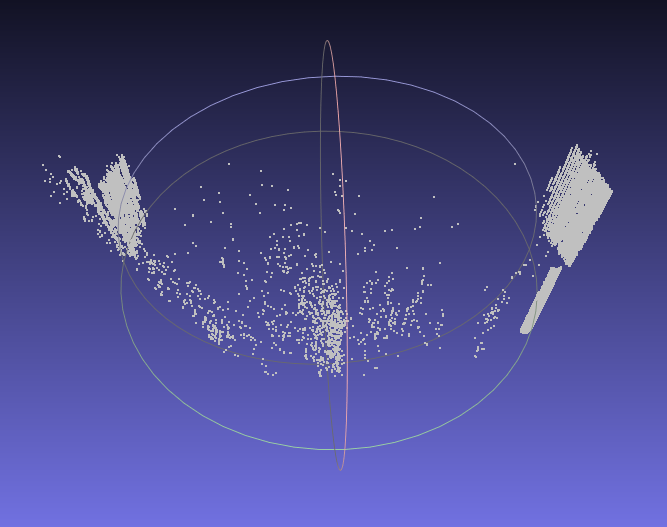
#> input picture 3D-EMR/applibs/3d_map.png, 667 x 527 px, given in place of the camera
$ python scan.py   (Python 2 division)
#> lines starting #> are read from the running program, lines starting #| are printed output that depends on the picture; after the words box and inside, x2 and y2 are one past the last pixel; in counts of white or black regions, pixels touching at a corner belong together
"""
# Captures a picture and calculates the brightests pixel on each y-axis
# pixel row. Returns the result of the calculation to the user.
"""
import numpy as np
import cv2.cv as cv
import cv2
from time import sleep
from math import tan, fabs, asin
import json

THRESHOLD_MIN_PWR = 25

# [16 lines left out: function calcDistanceByPos, not called in this run]

def findLaserCenterByRow(imgRow=None):
    if max(imgRow) < THRESHOLD_MIN_PWR or imgRow == None: return -1
    else: return np.argmax(imgRow)

def take_picture2():
    import Adafruit_BBIO.GPIO as GPIO

    LASER_PIN = "P8_10"

    GPIO.setup(LASER_PIN, GPIO.OUT)
#> (this line was passed over: Adafruit_BBIO is not available in this run)
    GPIO.output(LASER_PIN, GPIO.HIGH)
#> (this line was passed over: Adafruit_BBIO is not available in this run)

    cap = cv2.VideoCapture(-1)
    ret, frame = cap.read()
#> frame is the input picture: shape (527, 667, 3); mean B, G, R 133, 70.9, 70.9

    for i in range(30):
        ret, frame = cap.read()
        #grayFrame = cv2.cvtColor(frame, cv2.COLOR_BGR2GRAY)

        """img = cv.CreateImageHeader((frame.shape[1], frame.shape[0]), cv.IPL_DEPTH_8U, 3)
        cv.SetData(img, frame.tostring(), frame.dtype.itemsize * 3 * frame.shape[1])

        imgGray = cv.CreateImage((img.width, img.height), cv.IPL_DEPTH_8U, 1)
        cv.CvtColor(img, imgGray, cv.CV_RGB2GRAY)

        #cv2.imwrite('Pictures/img-Gray-%s.jpg' % i, grayFrame)
        cv.SaveImage('Pictures/img-Image-%s.jpg' % i, imgGray)"""

        # Convert BGR to HSV
        hsv = cv2.cvtColor(frame, cv2.COLOR_BGR2HSV)

        # define range of red color in HSV
        lower_red = np.array([140,50,50])
        upper_red = np.array([180,255,255])

        # Threshold the HSV image to get only blue colors
        mask = cv2.inRange(hsv, lower_red, upper_red)

        # Bitwise-AND mask and original image
        res = cv2.bitwise_and(frame,frame, mask= mask)

        # pfc range for laser
        mask2 = np.zeros(res.shape[:2],np.uint8)
        mask2[0:640,430:550] = 255
        res2 = cv2.bitwise_and(res,res,mask = mask2)

        cv2.imwrite('frame-%s.jpg' % i,frame)
        cv2.imwrite('mask-%s.jpg' % i,mask)
        cv2.imwrite('res-%s.jpg' % i,res)
        cv2.imwrite('imask-%s.jpg' % i, res2)
#> this loop made 30 passes
#> pass 1, in take_picture2, `mask = cv2.inRange(hsv, lower_red, upper_red)`:
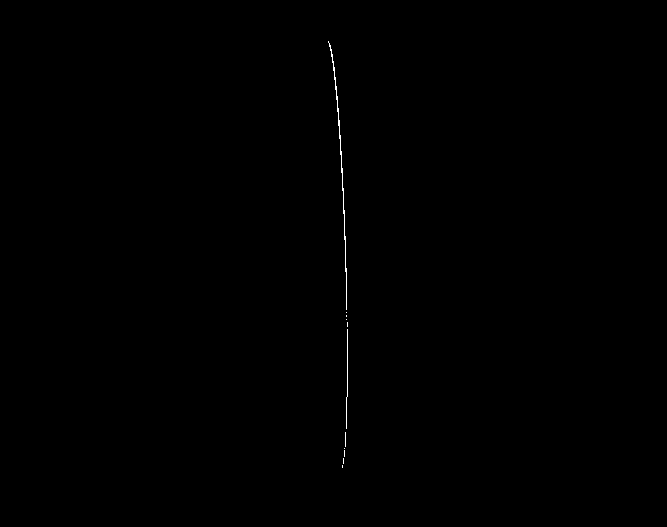
#> mask: shape (527, 667); 0.13% white in thin lines or dots, all inside (x1, y1, x2, y2) = (328, 41, 348, 468)
#> after the loop:
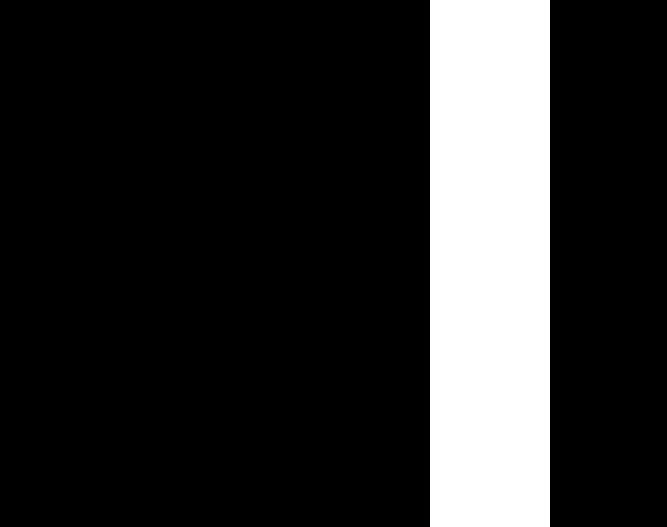
#> mask2: shape (527, 667); 18% white; 1 white region, box (x1, y1, x2, y2) and area: (430, 0, 550, 527) 63240

    brightestPoints = np.apply_along_axis(findLaserCenterByRow, axis=1, arr=res2)

    scanOutput = []
    for y in range(len(brightestPoints)):
        distance, thetaZ = calcDistanceByPos(brightestPoints[y], y, 640)
        scanOutput.append({
            'x': brightestPoints[y],
            'y': y,
            'distance': distance,
            'thetaZ': thetaZ,
            'thetaX': thetaX
        })

    with open("out-%s.txt" % thetaX, "w") as outfile:
        json.dump(scanOutput, outfile, indent=4)

    cap.release()

    GPIO.output(LASER_PIN, GPIO.LOW)
    GPIO.cleanup()

# [35 lines left out: function take_picture, not called in this run]

    #del(capture)

if __name__=='__main__':
    take_picture2()
